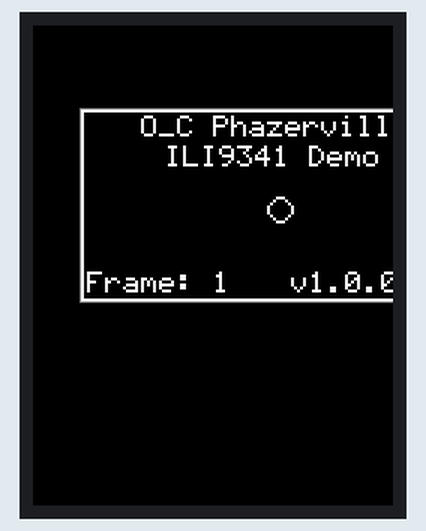
Recording of a program running on a simulated Teensy 4. Parts: 240×320 colour display. What the program prints to the serial monitor is not drawn. At 0.4 s the program stops and its outputs stay as they are.

Above: at 0.5 s.

The program:

Main.cpp
```cpp
// Main.cpp - O_C Phazerville with ILI9341 Display
//
// This is a simplified main file for Teensy 4.1 with ILI9341 TFT display
// Based on O_C-Phazerville firmware by djphazer
//
// ILI9341 Display Pinout:
// - GND → GND
// - VCC → 3.3V
// - CS → Pin 10
// - RST → Pin 8
// - DC → Pin 9
// - MOSI → Pin 11 (SPI MOSI)
// - SCK → Pin 13 (SPI CLK)
// - MISO → Pin 12 (optional)

#include <Arduino.h>
#include "src/drivers/display.h"

// Version information
#define OC_VERSION_MAJOR 1
#define OC_VERSION_MINOR 0
#define OC_VERSION_PATCH 0

#ifndef OC_VERSION_EXTRA
#define OC_VERSION_EXTRA ""
#endif

// Forward declarations
void setup();
void loop();

// Timing
static uint32_t last_redraw = 0;
static const uint32_t REDRAW_INTERVAL_MS = 33; // ~30 FPS

// Animation state
static int frame_count = 0;
static int ball_x = 64;
static int ball_y = 32;
static int ball_dx = 2;
static int ball_dy = 1;

void setup() {
  // Initialize serial for debugging
  Serial.begin(115200);
  delay(100);

  Serial.println("O_C Phazerville - ILI9341 Display");
  Serial.println("Initializing...");

  // Initialize display subsystem
  display::Init();

  Serial.println("Display initialized");
  Serial.println("Starting main loop...");
}

void loop() {
  uint32_t now = millis();

  // Redraw at fixed interval
  if (now - last_redraw >= REDRAW_INTERVAL_MS) {
    last_redraw = now;
    frame_count++;

    // Update ball position
    ball_x += ball_dx;
    ball_y += ball_dy;

    // Bounce off walls
    if (ball_x <= 4 || ball_x >= 123) ball_dx = -ball_dx;
    if (ball_y <= 4 || ball_y >= 59) ball_dy = -ball_dy;

    // Begin frame
    GRAPHICS_BEGIN_FRAME(true);

    // Draw border
    graphics.drawFrame(0, 0, 128, 64);

    // Draw title
    graphics.drawStr(20, 2, "O_C Phazerville");
    graphics.drawStr(28, 12, "ILI9341 Demo");

    // Draw animated ball
    graphics.drawCircle(ball_x, ball_y, 4);

    // Draw frame counter
    graphics.setPrintPos(2, 54);
    graphics.printf("Frame: %d", frame_count);

    // Draw version info
    graphics.setPrintPos(70, 54);
    graphics.printf("v%d.%d.%d%s",
      OC_VERSION_MAJOR, OC_VERSION_MINOR, OC_VERSION_PATCH,
      OC_VERSION_EXTRA);

    GRAPHICS_END_FRAME();

    // Update display
    display::Update();
    display::Flush();
  }

  // Handle display updates
  display::Update();
}
```

ILI9341_Driver.cpp
```cpp
// (licence header left out)
#include <Arduino.h>
#include "ILI9341_Driver.h"

// Global ILI9341 display instance
static ILI9341_t3 tft(ILI9341_CS_PIN, ILI9341_DC_PIN, ILI9341_RST_PIN);

// Frame buffer for page-based updates
static uint8_t page_buffer[ILI9341_Driver::kNumPages][ILI9341_Driver::kPageSize];
static bool page_dirty[ILI9341_Driver::kNumPages];
static bool display_initialized = false;
static bool flip_mode = false;

/*static*/
void ILI9341_Driver::Init() {
  // Initialize the ILI9341 display
  tft.begin();
  tft.setRotation(flip_mode ? 2 : 0);  // 0 or 2 for portrait, 1 or 3 for landscape
  tft.fillScreen(ILI9341_BG_COLOR);

  // Clear page tracking
  memset(page_dirty, false, sizeof(page_dirty));
  memset(page_buffer, 0, sizeof(page_buffer));

  display_initialized = true;

  // Draw border around the active area for visual reference
  int x = DISPLAY_OFFSET_X - 1;
  int y = DISPLAY_OFFSET_Y - 1;
  int w = kSourceWidth * DISPLAY_SCALE + 2;
  int h = kSourceHeight * DISPLAY_SCALE + 2;
  tft.drawRect(x, y, w, h, ILI9341_DARKGREY);
}

/*static*/
void ILI9341_Driver::Clear() {
  if (!display_initialized) return;

  // Clear only the content area (more efficient than full screen clear)
  tft.fillRect(DISPLAY_OFFSET_X, DISPLAY_OFFSET_Y,
               kSourceWidth * DISPLAY_SCALE,
               kSourceHeight * DISPLAY_SCALE,
               ILI9341_BG_COLOR);

  memset(page_buffer, 0, sizeof(page_buffer));
  memset(page_dirty, false, sizeof(page_dirty));
}

/*static*/
void ILI9341_Driver::Flush() {
  // For ILI9341, flush is handled by the display library
  // Nothing special needed here
}

/*static*/
void ILI9341_Driver::DrawScaledPixel(int x, int y, bool on) {
  // Apply flip if needed
  if (flip_mode) {
    x = kSourceWidth - 1 - x;
    y = kSourceHeight - 1 - y;
  }

  // Scale and offset
  int screen_x = DISPLAY_OFFSET_X + x * DISPLAY_SCALE;
  int screen_y = DISPLAY_OFFSET_Y + y * DISPLAY_SCALE;

  uint16_t color = on ? ILI9341_FG_COLOR : ILI9341_BG_COLOR;

  // Draw scaled pixel (2x2 block for DISPLAY_SCALE=2)
  tft.fillRect(screen_x, screen_y, DISPLAY_SCALE, DISPLAY_SCALE, color);
}

/*static*/
bool ILI9341_Driver::SendPage(uint_fast8_t index, const uint8_t *data) {
  if (!display_initialized) return false;
  if (index >= kNumPages) return false;

  // Store page data and mark as dirty
  memcpy(page_buffer[index], data, kPageSize);
  page_dirty[index] = true;

  // Convert page-based format to pixels and draw
  // Each page is 128 bytes wide, 8 pixels tall
  // Bit 0 of each byte is the top pixel

  int page_y_start = index * 8;  // Each page is 8 pixels tall

  for (int col = 0; col < 128; col++) {
    uint8_t byte = data[col];
    for (int bit = 0; bit < 8; bit++) {
      int y = page_y_start + bit;
      bool pixel_on = (byte >> bit) & 1;
      DrawScaledPixel(col, y, pixel_on);
    }
  }

  return true;
}

/*static*/
void ILI9341_Driver::UpdateDisplay(const uint8_t* frame_buffer) {
  if (!display_initialized) return;

  // Process entire frame at once (more efficient than page-by-page)
  // Frame buffer is organized as 8 pages, each 128 bytes (128x8 pixels)

  for (int page = 0; page < kNumPages; page++) {
    const uint8_t* page_data = frame_buffer + (page * kPageSize);
    int page_y_start = page * 8;

    for (int col = 0; col < 128; col++) {
      uint8_t byte = page_data[col];
      for (int bit = 0; bit < 8; bit++) {
        int y = page_y_start + bit;
        bool pixel_on = (byte >> bit) & 1;
        DrawScaledPixel(col, y, pixel_on);
      }
    }
  }
}

/*static*/
void ILI9341_Driver::SPI_send([[maybe_unused]] void *bufr, [[maybe_unused]] size_t n) {
  // This method is provided for API compatibility
  // ILI9341_t3 library handles SPI internally
  // If needed for other purposes, implement direct SPI transfer here
}

/*static*/
void ILI9341_Driver::AdjustOffset([[maybe_unused]] uint8_t offset) {
  // Not applicable for ILI9341 - it doesn't have RAM offset issues like SH1106
}

/*static*/
void ILI9341_Driver::ChangeSpeed([[maybe_unused]] uint32_t speed) {
  // SPI speed is managed by ILI9341_t3 library
}

/*static*/
void ILI9341_Driver::SetFlipMode(bool flip180) {
  flip_mode = flip180;
  if (display_initialized) {
    tft.setRotation(flip180 ? 2 : 0);
  }
}

/*static*/
void ILI9341_Driver::SetContrast([[maybe_unused]] uint8_t contrast) {
  // ILI9341 doesn't have contrast control like OLED
  // Could potentially adjust brightness through backlight if connected
}
```

ILI9341_Driver.h
```cpp
// (licence header left out)
#ifndef ILI9341_DRIVER_H_
#define ILI9341_DRIVER_H_

#include <stdint.h>
#include <string.h>
#include <SPI.h>
#include <ILI9341_t3.h>

// Pin definitions - can be overridden in platformio.ini
#ifndef ILI9341_CS_PIN
#define ILI9341_CS_PIN 10
#endif

#ifndef ILI9341_DC_PIN
#define ILI9341_DC_PIN 9
#endif

#ifndef ILI9341_RST_PIN
#define ILI9341_RST_PIN 8
#endif

#ifndef ILI9341_MOSI_PIN
#define ILI9341_MOSI_PIN 11
#endif

#ifndef ILI9341_SCK_PIN
#define ILI9341_SCK_PIN 13
#endif

#ifndef ILI9341_MISO_PIN
#define ILI9341_MISO_PIN 12
#endif

// Color definitions for monochrome emulation
#define ILI9341_BG_COLOR ILI9341_BLACK
#define ILI9341_FG_COLOR ILI9341_WHITE

// Scaling factor for displaying 128x64 content on 320x240
// Using 2x scale centers nicely: 128*2=256 (centered in 320), 64*2=128 (centered in 240)
#define DISPLAY_SCALE 2
#define DISPLAY_OFFSET_X ((320 - 128 * DISPLAY_SCALE) / 2)
#define DISPLAY_OFFSET_Y ((240 - 64 * DISPLAY_SCALE) / 2)

// This struct provides API compatibility with SH1106_128x64_Driver
struct ILI9341_Driver {
  // Frame buffer dimensions compatible with SH1106
  static constexpr size_t kFrameSize = 128 * 64 / 8;
  static constexpr size_t kNumPages = 8;
  static constexpr size_t kPageSize = kFrameSize / kNumPages;
  static constexpr uint8_t kDefaultOffset = 0;

  // ILI9341 native dimensions
  static constexpr size_t kNativeWidth = 320;
  static constexpr size_t kNativeHeight = 240;

  // Source dimensions (from SH1106)
  static constexpr size_t kSourceWidth = 128;
  static constexpr size_t kSourceHeight = 64;

  static void Init();
  static void Clear();
  static void Flush();
  static bool SendPage(uint_fast8_t index, const uint8_t *data);
  static void SPI_send(void *bufr, size_t n);

  // Compatibility methods
  static void AdjustOffset(uint8_t offset);
  static void ChangeSpeed(uint32_t speed);
  static void SetFlipMode(bool flip180);
  static void SetContrast(uint8_t contrast);

  // Full frame update method for better performance
  static void UpdateDisplay(const uint8_t* frame_buffer);

private:
  static void DrawScaledPixel(int x, int y, bool on);
};

// Alias for compatibility with existing code that references SH1106
#ifdef USE_ILI9341_DISPLAY
using SH1106_128x64_Driver = ILI9341_Driver;
#endif

#endif // ILI9341_DRIVER_H_
```

SH1106_128x64_driver.h
```cpp
// (licence header left out)
#ifndef SH1106_128X64_DRIVER_H_
#define SH1106_128X64_DRIVER_H_

#include <stdint.h>
#include <string.h>

#ifdef USE_ILI9341_DISPLAY

// Use ILI9341 TFT display driver
#include "ILI9341_Driver.h"

#else

// Original SH1106 OLED driver structure
struct SH1106_128x64_Driver {
  static constexpr size_t kFrameSize = 128 * 64 / 8;
  static constexpr size_t kNumPages = 8;
  static constexpr size_t kPageSize = kFrameSize / kNumPages;
  static constexpr uint8_t kDefaultOffset = 2;

  static void Init();
  static void Clear();
  static void Flush();
  static bool SendPage(uint_fast8_t index, const uint8_t *data);
  static void SPI_send(void *bufr, size_t n);

  // SH1106 ram is 132x64, so it needs an offset to center data in display.
  // However at least one display (mine) uses offset 0 so it's minimally
  // configurable
  static void AdjustOffset(uint8_t offset);
  static void ChangeSpeed(uint32_t speed);
  static void SetFlipMode(bool flip180);
  static void SetContrast(uint8_t contrast);
};

#endif // USE_ILI9341_DISPLAY

#endif // SH1106_128X64_DRIVER_H_
```

display.cpp
```cpp
// (licence header left out)
#include "display.h"

namespace display {

FrameBuffer<SH1106_128x64_Driver::kFrameSize, 2> frame_buffer;
PagedDisplayDriver<SH1106_128x64_Driver> driver;

void Init() {
  frame_buffer.Init();
  driver.Init();
}

void AdjustOffset(uint8_t offset) {
  SH1106_128x64_Driver::AdjustOffset(offset);
}

void SetFlipMode(bool flip180) {
  SH1106_128x64_Driver::SetFlipMode(flip180);
}

void SetContrast(uint8_t contrast) {
  SH1106_128x64_Driver::SetContrast(contrast);
}

}; // namespace display

weegfx::Graphics graphics;
```

display.h
```cpp
// (licence header left out)
#ifndef DRIVERS_DISPLAY_H_
#define DRIVERS_DISPLAY_H_

#include "framebuffer.h"
#include "page_display_driver.h"
#include "SH1106_128x64_driver.h"
#include "weegfx.h"

namespace display {

extern FrameBuffer<SH1106_128x64_Driver::kFrameSize, 2> frame_buffer;
extern PagedDisplayDriver<SH1106_128x64_Driver> driver;

void Init();
void AdjustOffset(uint8_t offset);
void SetFlipMode(bool flip180);
void SetContrast(uint8_t contrast);

static inline void Flush() __attribute__((always_inline));
static inline void Flush() {
  if (driver.Flush())
    frame_buffer.read();
}

static inline void Update() __attribute__((always_inline));
static inline void Update() {
  if (driver.frame_valid()) {
    driver.Update();
  } else {
    if (frame_buffer.readable())
      driver.Begin(frame_buffer.readable_frame());
  }
}

};

extern weegfx::Graphics graphics;

#define GRAPHICS_BEGIN_FRAME(wait) \
do { \
  uint8_t *frame = NULL; \
  do { \
    if (display::frame_buffer.writeable()) \
      frame = display::frame_buffer.writeable_frame(); \
  } while (!frame && wait); \
  if (frame) { \
    graphics.Begin(frame, weegfx::CLEAR_FRAME_ENABLE); \
    do {} while(0)

#define GRAPHICS_END_FRAME() \
    graphics.End(); \
    display::frame_buffer.written(); \
  } \
} while (0)


#endif // DRIVERS_DISPLAY_H_
```

framebuffer.h
```cpp
// (licence header left out)
#ifndef FRAMEBUFFER_H_
#define FRAMEBUFFER_H_

#include <stdint.h>
#include <string.h>

template <size_t frame_size, size_t num_frames>
class FrameBuffer {
public:
  static constexpr size_t kFrameSize = frame_size;
  static constexpr size_t kNumFrames = num_frames;

  void Init() {
    memset(frames_, 0, sizeof(frames_));
    write_frame_ = 0;
    read_frame_ = 0;
    readable_count_ = 0;
  }

  uint8_t *writeable_frame() {
    if (readable_count_ >= kNumFrames)
      return nullptr;
    return frames_[write_frame_];
  }

  bool writeable() const {
    return readable_count_ < kNumFrames;
  }

  void written() {
    write_frame_ = (write_frame_ + 1) % kNumFrames;
    ++readable_count_;
  }

  uint8_t *readable_frame() {
    if (!readable_count_)
      return nullptr;
    return frames_[read_frame_];
  }

  bool readable() const {
    return readable_count_ > 0;
  }

  void read() {
    read_frame_ = (read_frame_ + 1) % kNumFrames;
    --readable_count_;
  }

private:
  uint8_t frames_[kNumFrames][kFrameSize];
  volatile size_t write_frame_;
  volatile size_t read_frame_;
  volatile size_t readable_count_;
};

#endif // FRAMEBUFFER_H_
```

page_display_driver.h
```cpp
// (licence header left out)
#ifndef PAGE_DISPLAY_DRIVER_H_
#define PAGE_DISPLAY_DRIVER_H_

#include <stdint.h>

template <typename display_driver>
class PagedDisplayDriver {
public:
  static constexpr size_t kNumPages = display_driver::kNumPages;
  static constexpr size_t kPageSize = display_driver::kPageSize;

  void Init() {
    display_driver::Init();
    frame_ = nullptr;
    page_ = 0;
  }

  bool Flush() {
    display_driver::Flush();
    return frame_ == nullptr;
  }

  void Begin(const uint8_t *frame) {
    frame_ = frame;
    page_ = 0;
  }

  bool frame_valid() const {
    return frame_ != nullptr;
  }

  void Update() {
    if (frame_) {
      if (display_driver::SendPage(page_, frame_)) {
        frame_ += kPageSize;
        ++page_;
        if (page_ >= kNumPages)
          frame_ = nullptr;
      }
    }
  }

private:
  const uint8_t *frame_;
  size_t page_;
};

#endif // PAGE_DISPLAY_DRIVER_H_
```

weegfx.h
```cpp
// (licence header left out)
#ifndef WEEGFX_H_
#define WEEGFX_H_

#include <stdint.h>
#include <stddef.h>

namespace weegfx {

enum ClearFrame {
  CLEAR_FRAME_DISABLE,
  CLEAR_FRAME_ENABLE
};

class Graphics {
public:
  static constexpr size_t kWidth = 128;
  static constexpr size_t kHeight = 64;
  static constexpr size_t kFrameSize = kWidth * kHeight / 8;

  void Begin(uint8_t *frame, ClearFrame clear_frame);
  void End();

  void setPixel(int x, int y);
  void clearPixel(int x, int y);

  void drawHLine(int x, int y, int w);
  void drawVLine(int x, int y, int h);
  void drawLine(int x0, int y0, int x1, int y1);
  void drawRect(int x, int y, int w, int h);
  void drawFrame(int x, int y, int w, int h);
  void invertRect(int x, int y, int w, int h);
  void drawCircle(int x, int y, int r);

  void drawBitmap8(int x, int y, int w, const uint8_t *data);

  void setPrintPos(int x, int y);
  void print(char c);
  void print(const char *s);
  void print(int n);
  void printf(const char *fmt, ...);

  void drawStr(int x, int y, const char *s);

  int getPrintX() const { return print_x_; }
  int getPrintY() const { return print_y_; }

private:
  uint8_t *frame_;
  int print_x_;
  int print_y_;

  void plot(int x, int y);
  void unplot(int x, int y);
  bool valid(int x, int y) const {
    return x >= 0 && x < static_cast<int>(kWidth) &&
           y >= 0 && y < static_cast<int>(kHeight);
  }
};

}; // namespace weegfx

#endif // WEEGFX_H_
```

Source omitted: weegfx.cpp (7866 bytes)
